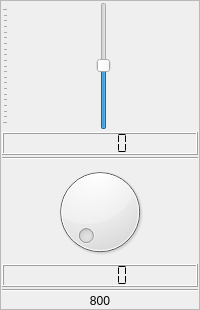
                     <widget class="QFrame" name="verticalFrame_17">
                      <property name="frameShape">
                       <enum>QFrame::StyledPanel</enum>
                      </property>
                      <layout class="QVBoxLayout" name="verticalLayout_18">
                       <property name="spacing">
                        <number>2</number>
                       </property>
                       <property name="leftMargin">
                        <number>1</number>
                       </property>
                       <property name="topMargin">
                        <number>1</number>
                       </property>
                       <property name="rightMargin">
                        <number>1</number>
                       </property>
                       <property name="bottomMargin">
                        <number>1</number>
                       </property>
                       <item>
                        <widget class="QSlider" name="eq_sld_14">
                         <property name="sizePolicy">
                          <sizepolicy hsizetype="Preferred" vsizetype="Expanding">
                           <horstretch>0</horstretch>
                           <verstretch>0</verstretch>
                          </sizepolicy>
                         </property>
                         <property name="minimumSize">
                          <size>
                           <width>0</width>
                           <height>128</height>
                          </size>
                         </property>
                         <property name="minimum">
                          <number>-300</number>
                         </property>
                         <property name="maximum">
                          <number>300</number>
                         </property>
                         <property name="singleStep">
                          <number>10</number>
                         </property>
                         <property name="value">
                          <number>1</number>
                         </property>
                         <property name="orientation">
                          <enum>Qt::Vertical</enum>
                         </property>
                         <property name="tickPosition">
                          <enum>QSlider::TicksAbove</enum>
                         </property>
                         <property name="tickInterval">
                          <number>30</number>
                         </property>
                        </widget>
                       </item>
                       <item>
                        <widget class="QLCDNumber" name="lcdNumber_85">
                         <property name="smallDecimalPoint">
                          <bool>true</bool>
                         </property>
                         <property name="segmentStyle">
                          <enum>QLCDNumber::Flat</enum>
                         </property>
                        </widget>
                       </item>
                       <item>
                        <widget class="Line" name="line_65">
                         <property name="orientation">
                          <enum>Qt::Horizontal</enum>
                         </property>
                        </widget>
                       </item>
                       <item>
                        <widget class="QDial" name="dial_14">
                         <property name="maximumSize">
                          <size>
                           <width>16777215</width>
                           <height>16777215</height>
                          </size>
                         </property>
                         <property name="minimum">
                          <number>1</number>
                         </property>
                         <property name="maximum">
                          <number>500</number>
                         </property>
                         <property name="singleStep">
                          <number>10</number>
                         </property>
                        </widget>
                       </item>
                       <item>
                        <widget class="QLCDNumber" name="lcdNumber_44">
                         <property name="smallDecimalPoint">
                          <bool>true</bool>
                         </property>
                         <property name="segmentStyle">
                          <enum>QLCDNumber::Flat</enum>
                         </property>
                        </widget>
                       </item>
                       <item>
                        <widget class="Line" name="line_14">
                         <property name="orientation">
                          <enum>Qt::Horizontal</enum>
                         </property>
                        </widget>
                       </item>
                       <item>
                        <widget class="QLabel" name="label_28">
                         <property name="text">
                          <string>800</string>
                         </property>
                         <property name="scaledContents">
                          <bool>true</bool>
                         </property>
                         <property name="alignment">
                          <set>Qt::AlignCenter</set>
                         </property>
                        </widget>
                       </item>
                      </layout>
                     </widget>
